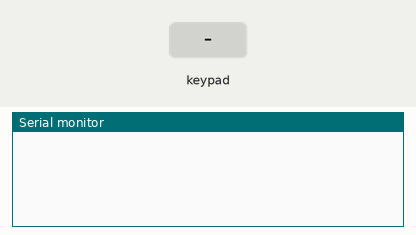
This sketch was run on a simulated Arduino Uno, built with avr-gcc and run on an emulated ATmega328P. Parts: the last lines printed to the serial monitor. The inputs (shaded band) are chosen by the test bench.

Above: at 1.2 s.
1.3 s: key '1' pressed
At 2.1 s:
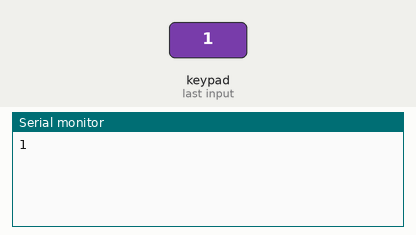
2.8 s: keypad keys 1 1 1 0 9 8 # pressed 0.4 s apart
At 6.4 s:
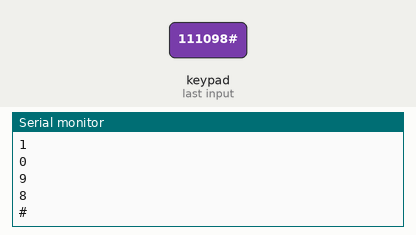
7.1 s: key 'A' pressed
At 7.7 s:
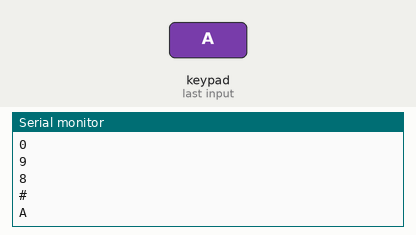
8.6 s: keypad keys 1 1 1 0 9 8 * pressed 0.4 s apart
At 11.8 s:
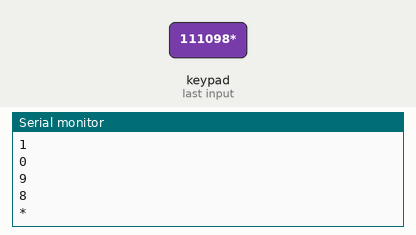
12.9 s: key 'B' pressed
At 13.4 s:
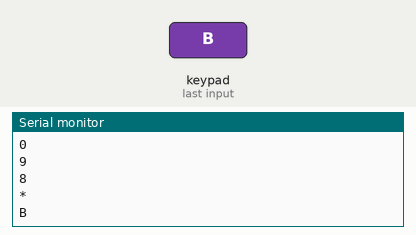
14.4 s: keypad keys 1 1 1 0 9 8 D pressed 0.4 s apart
At 17.4 s:
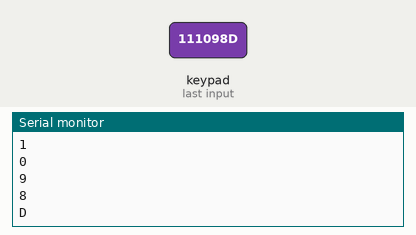
Timing chart, 0 to 18.9 s (numbered marks = the images above; inputs shaded):
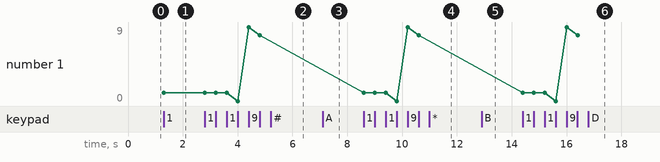

Measured:
- after the input at 1.3 s, the serial monitor: prints a new line at once (image 1)
- after the input at 2.8 s, the serial monitor: prints a new line after 1.2 s (image 2)
- after the input at 7.1 s, the serial monitor: prints a new line at once (image 3)
- after the input at 8.6 s, the serial monitor: prints a new line at once (image 4)
- after the input at 12.9 s, the serial monitor: prints a new line at once (image 5)
- after the input at 14.4 s, the serial monitor: prints a new line at once (image 6)
- plotted number 1: 1 → 8 after the input at 2.8 s

The sketch:

__4x4____.ino
```cpp
#include <Keypad.h>		//引用函數庫

const byte ROWS = 4;	//Row數
const byte COLS = 4;	//Column數

//定義按鍵按隙後要顯示的字
char hexaKeys[ROWS][COLS] = {
  {'1','2','3','A'},
  {'4','5','6','B'},
  {'7','8','9','C'},
  {'*','0','#','D'}
};

byte rowPins[ROWS] = {11, 10, 9, 8};		//定義Row的腳位
byte colPins[COLS] = {7, 6, 5, 4};		//定義Column的腳位

//宣告物件
//參數一 : 按鍵被按下後要顯示的字
//參數二 : Row腳位
//參數三 : Column腳位
//參數四 : Row數
//參數五 : Column數
Keypad customKeyPad = Keypad( makeKeymap(hexaKeys), rowPins, colPins, ROWS, COLS);

void setup()
{
	Serial.begin(9600);
}

void loop()
{
	//讀取被按下的按鍵
	char customKey = customKeyPad.getKey();

	if (customKey)
	{
		Serial.println(customKey);
	}
}
```
